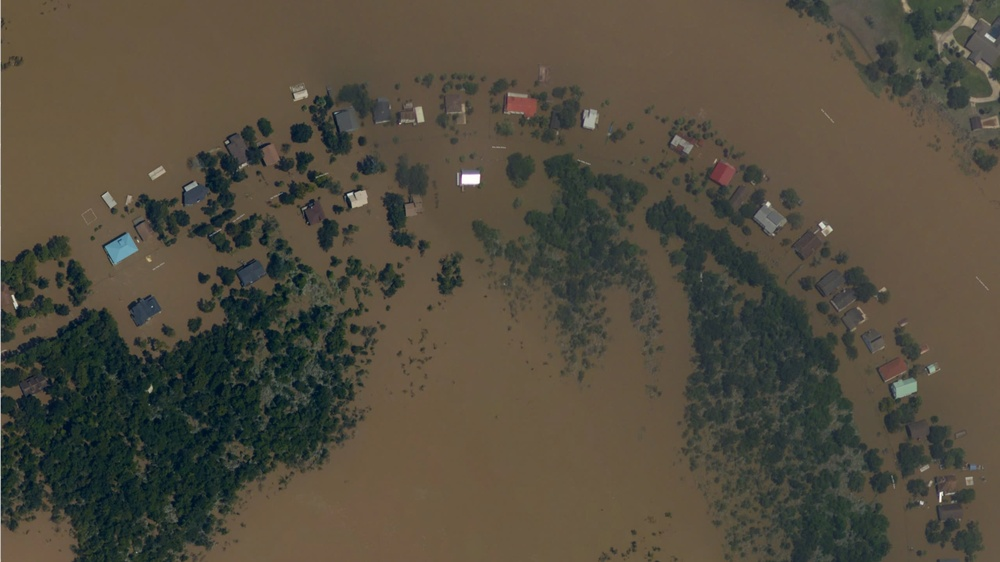
#> input picture test.jpg, 1000 x 562 px, shrunk from 2560 x 1439 before the run
$ python -i helper.py   (imports and definitions only)
#> lines starting #> are read from the running program, lines starting #| are printed output that depends on the picture; after the words box and inside, x2 and y2 are one past the last pixel; in counts of white or black regions, pixels touching at a corner belong together
#> further down, picture is the input picture: shape (562, 1000, 3); mean B, G, R 62.4, 75.8, 82.4
import random
import numpy as np
from PIL import Image
import matplotlib.pyplot as plt
import heapq
import cv2

# [5 lines left out: function turn_image_to_binary, not called in this run]

def load_PIL_image(path):
    image = np.array(Image.open(path))[:, :, :3]
    return image

def L1(p1, p2):
    return abs(p1[0] - p2[0]) + abs(p1[1] - p2[1])
    #return np.sqrt((p1[0] - p2[0])**2 + (p1[1] - p2[1])**2);

WALL = 0;

# [283 lines left out: functions BFS, a_aristek, theta_aristek, not called in this run]

def buildMap(image):
  # Step 1: Gaussian Blurring
  blurred_image = cv2.GaussianBlur(image, (5, 5), 0)
  # Step 2: Convert to Grayscale
  gray_image = cv2.cvtColor(blurred_image, cv2.COLOR_BGR2GRAY)
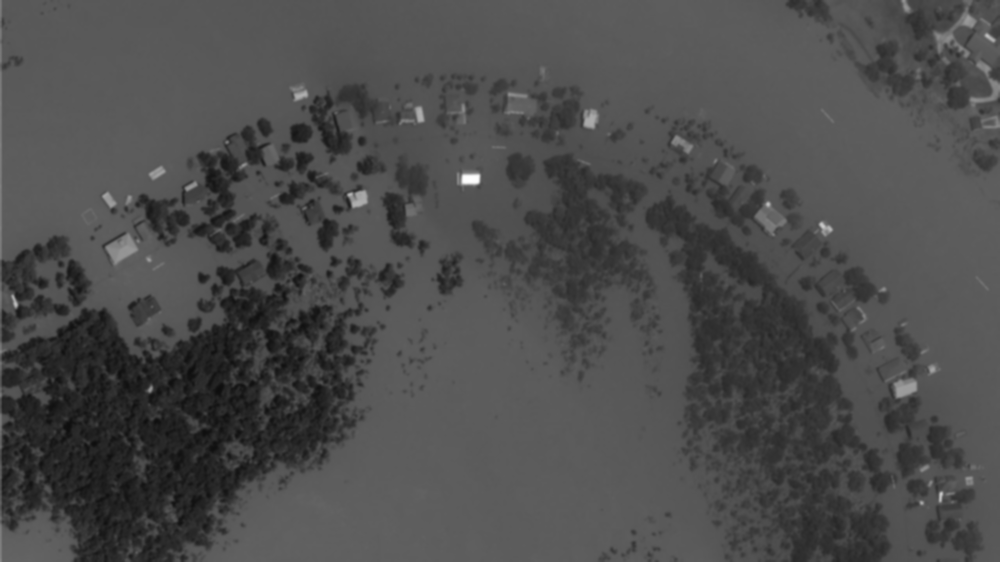
#> gray_image: shape (562, 1000); min 13, max 254, mean 76.2
  # Step 3: Canny Edge Detection
  edges = cv2.Canny(gray_image, threshold1=0, threshold2=20)
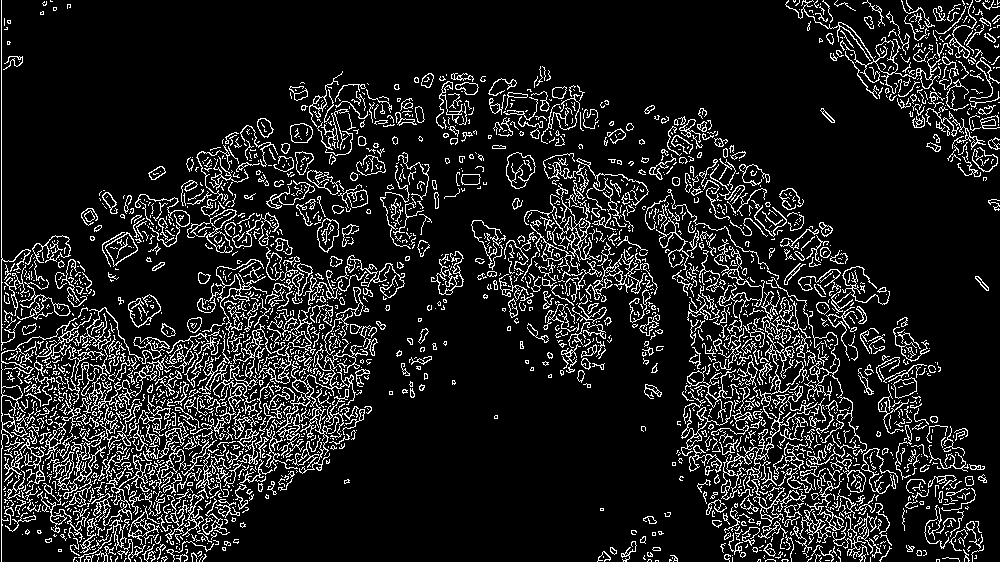
#> edges: shape (562, 1000); 12.4% white in thin lines or dots
  # Step 4: Find and Draw Contours
  contours, _ = cv2.findContours(edges, cv2.RETR_EXTERNAL, cv2.CHAIN_APPROX_SIMPLE)
#> contours = 2711 contours, 2395 with area under 20; largest, box (x1, y1, x2, y2) and area: (187, 209, 237, 253) 610, (721, 386, 818, 500) 604, (105, 232, 138, 267) 576, (233, 324, 316, 384) 509, (317, 218, 339, 253) 482
  # Create an empty black image for the contour map (black background)
  contour_map = np.zeros_like(gray_image)
  # Draw contours in white (255) on the black background
  cv2.drawContours(contour_map, contours, -1, (255), 1)  # Contour thickness = 1
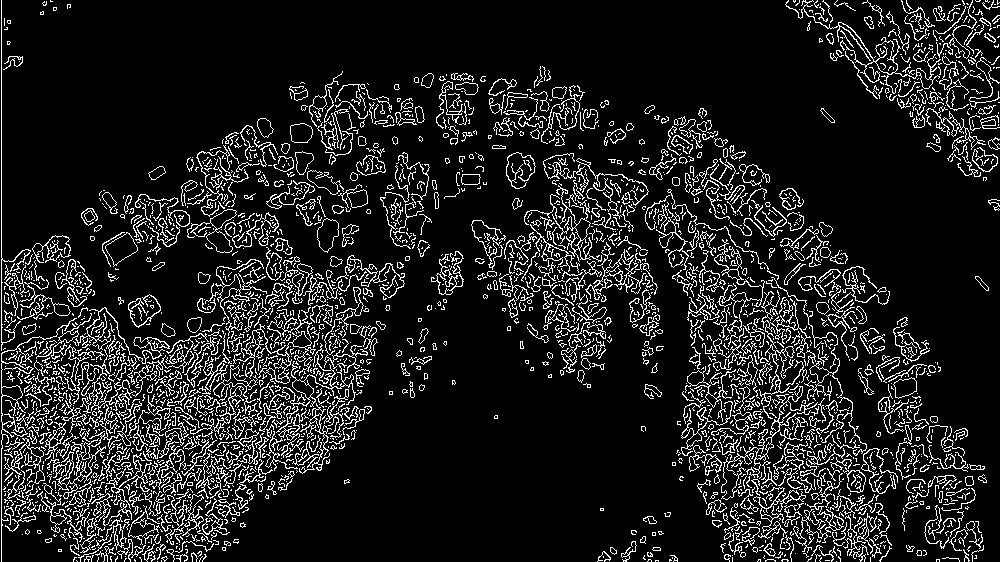
#> contour_map: shape (562, 1000); 11.9% white in thin lines or dots
  # Step 5: Morphological Operations (closing gaps in contours)
  kernel = np.ones((5, 5), np.uint8)
  morph_image = cv2.morphologyEx(contour_map, cv2.MORPH_CLOSE, kernel)
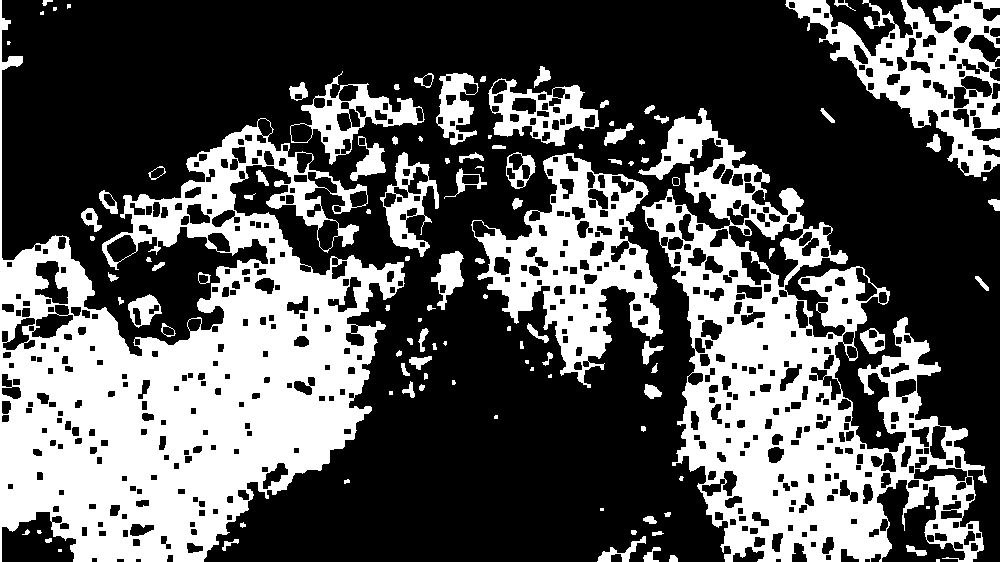
#> morph_image: shape (562, 1000); 34.7% white; 113 white regions (23 under 20 px), largest, box (x1, y1, x2, y2) and area: (0, 0, 405, 562) 89222, (638, 108, 987, 562) 56910, (471, 153, 663, 388) 16934
  groundMapModel = cv2.bitwise_not(morph_image)
  # Save or display the final black and white map
  return groundMapModel

# [97 lines left out: functions solve_for_path_with_BFS, solve_for_paths, paths_for_return, not called in this run]

>>> import cv2
>>> picture = cv2.imread('test.jpg')
>>> result = buildMap(picture)
